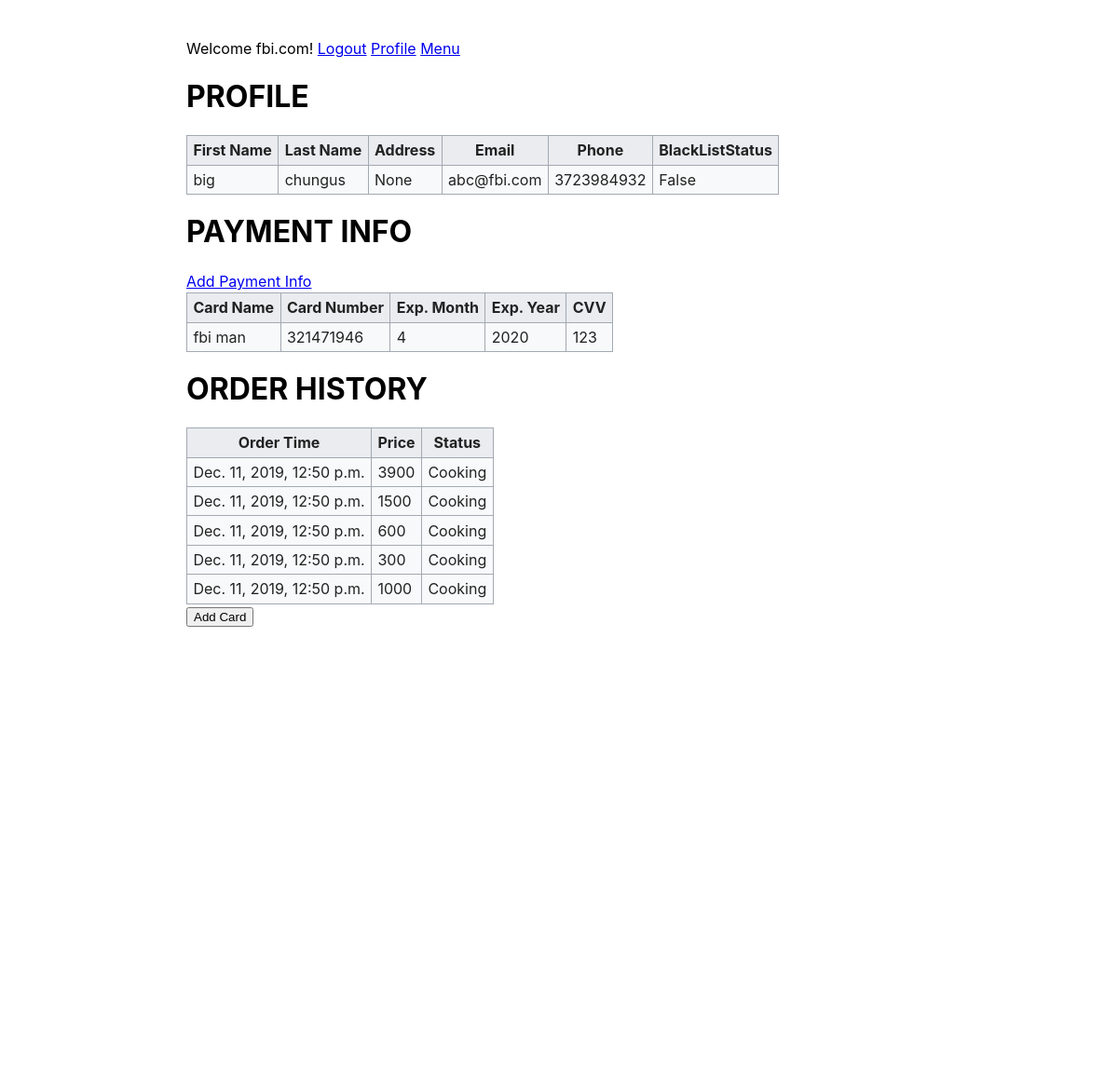
The page /orders/profile/ (signed in) on the database its author committed.
### orders/models.py (models this page shows, shortened)
class Visitor(models.Model):
    f_name = models.CharField(max_length=100, blank=False, null=False)
    l_name = models.CharField(max_length=100, blank=False, null=False)
    address = models.ForeignKey(Address, null=True, on_delete=models.DO_NOTHING)
    email = models.CharField(max_length=50, blank=False, null=False)
    phone = models.CharField(max_length=10, default=0, blank=False, null=False)
    blacklisted = models.BooleanField(default=False)

class PaymentInfo(models.Model):
    name = models.CharField(max_length=200, blank=False)
    card_num = models.IntegerField(default=0)
    exp_month = models.IntegerField(
        validators=[MinValueValidator(1), MaxValueValidator(12)]
    )
    exp_year = models.IntegerField(
        validators=[MinValueValidator(19)]
    )
    cvv = models.IntegerField(
        default=0,
        validators=[MinValueValidator(1), MaxValueValidator(999)]
    )
    customer = models.ForeignKey(Customer, on_delete=models.CASCADE)

class Order(models.Model):
    vis = models.ForeignKey(Visitor, on_delete=models.DO_NOTHING)
    order_time = models.DateTimeField(auto_now_add=True)
    def items(self):
        order_item = OrderItem.objects.filter(order=self)
        return {x.dish: x.quantity for x in order_item}
    def price(self):
        items = self.items()
        price = 0
        for k, v in items.items():
            price += k.price * v
        return price

class OrderItem(models.Model):
    dish = models.ForeignKey(Dish, on_delete=models.DO_NOTHING)
    quantity = models.IntegerField(
        validators=[MinValueValidator(1)]
    )
    is_cooked = models.BooleanField(default=False)
    order = models.ForeignKey(Order, on_delete=models.CASCADE)

class Dish(models.Model):
    name = models.CharField(max_length=60)
    description = models.TextField()
    price = models.IntegerField(default=100)
    cook = models.ForeignKey(Cook, null=True, on_delete=models.DO_NOTHING)

### orders/views.py (the view)
# urls.py: path('profile/', views.customerProfile, name='profile'),
def customerProfile(request):
    user = request.user
    customer = Customer.objects.get(user=user)
    addr = urllib.parse.quote(str(customer.address))
    info = PaymentInfo.objects.filter(customer=customer)
    orders = Order.objects.filter(vis=customer)
    context = {'v': customer, 'i': info, 'location': addr, 'orders': orders}
    print(context)
    return render(request, 'orders/profile.html', context)

### orders/models.py (called while the page is built)
    def __str__(self):
        return self.user.username

### orders/templates/orders/profile.html (shortened to what this page needs)
{% extends 'orders/order_base.html' %}
{% block content %}
<h1>PROFILE</h1>
<table class="menu profile">
    <tr>
        <th>First Name</th>
        <th>Last Name</th>
        <th>Address</th>
        <th>Email</th>
        <th>Phone</th>
        <th>BlackListStatus</th>
    </tr>
    <tr>
        <td>{{ v.f_name }}</td>
        <td>{{ v.l_name }}</td>
        <td>{{ v.address }}</td>
        <td>{{ v.email }}</td>
        <td>{{ v.phone }}</td>
        <td>{{ v.blacklisted }}</td>
    </tr>
</table>
<h1>PAYMENT INFO</h1>
<a href="{% url 'orders:addpayment'%}">Add Payment Info</a>
<table class="menu profile">
    <tr>
        <th>Card Name</th>
        <th>Card Number</th>
        <th>Exp. Month</th>
        <th>Exp. Year</th>
        <th>CVV</th>
    </tr>
    {% for i in i %}
        <tr>
            <td>{{ i.name }}</td>
            <td>{{ i.card_num }}</td>
            <td>{{ i.exp_month }}</td>
            <td>{{ i.exp_year }}</td>
            <td>{{ i.cvv }}</td>
        </tr>
        {% endfor %}
</table>
<h1>ORDER HISTORY</h1>
<table class="menu profile">
    <tr>
        <th>Order Time</th>
        <th>Price</th>
        <th>Status</th>
    </tr>
    {% for x in orders %}
    <tr>
        <td>{{x.order_time}}</td>
        <td>{{x.price}}</td>
        <td>Cooking</td>
    </tr>
    {% endfor %}
</table>
<form action="{% url 'orders:addpayment' %}" method="get">
    <input type="submit" value="Add Card"
         name="Submit" id="frm1_submit" />
</form>
<iframe width="600" height="450" frameborder="0" style="border:0"
src="https://www.google.com/maps/embed/v1/directions?origin=City+Hall,New+York,NY
&destination={{ location }}
&key=AIzaSyCTPKfDZTXUbICmEu6si2IgJ_1abYiMa_g" allowfullscreen></iframe>
{% endblock %}

### templates/base.html (shortened to what this page needs)
<!DOCTYPE html>
<html>
<head>
</head>
<body>
<div class="navbar">
    {% if user.is_authenticated %}
    Welcome {{ user.username }}!
    <a href="{% url 'logout' %}">Logout</a>
    {% else %}
    You are logged out.
    <a href="{% url 'login' %}">Login</a>
    {% endif %}
    {% block navbar %}
    {% endblock %}
</div>
<main>
    {% block content %}
    {% endblock %}
</main>
</body>
</html>

### templates/base.html (style rules this page uses)
body { font-family: -apple-system, BlinkMacSystemFont, "Segoe UI", Helvetica, Arial, sans-serif, "Apple Color Emoji", "Segoe UI Emoji", "Segoe UI Symbol"; margin: 40px auto; max-width: 800px; padding: 0 10px; font-size: 16px; line-height: 1.5; word-wrap: break-word; }
h1, h2, h3 { line-height: 1.2 }
.menu { background-color: #f8f9fa; color: #222; border: 1px solid #a2a9b1; border-collapse: collapse }
.menu > tr > th, .menu > tr > td, .menu > * > tr > th, .menu > * > tr > td { border: 1px solid #a2a9b1; padding: 0.2em 0.4em }
.menu > tr > th, .menu > * > tr > th { background-color: #eaecf0; text-align: center }

### rows shown on the page
Visitor: f_name "big", l_name "chungus", address "None", email "abc@fbi.com", phone "3723984932", blacklisted "False"
PaymentInfo: name "fbi man", card_num "321471946", exp_month "4", exp_year "2020", cvv "123"
Order: order_time "Dec. 11, 2019, 12:50 p.m.", price "3900"
Order: order_time "Dec. 11, 2019, 12:50 p.m.", price "1500"
Order: order_time "Dec. 11, 2019, 12:50 p.m.", price "600"
Order: order_time "Dec. 11, 2019, 12:50 p.m.", price "300"
Order: order_time "Dec. 11, 2019, 12:50 p.m.", price "1000"

### other values the page prints
{{ user.username }} "fbi.com"
